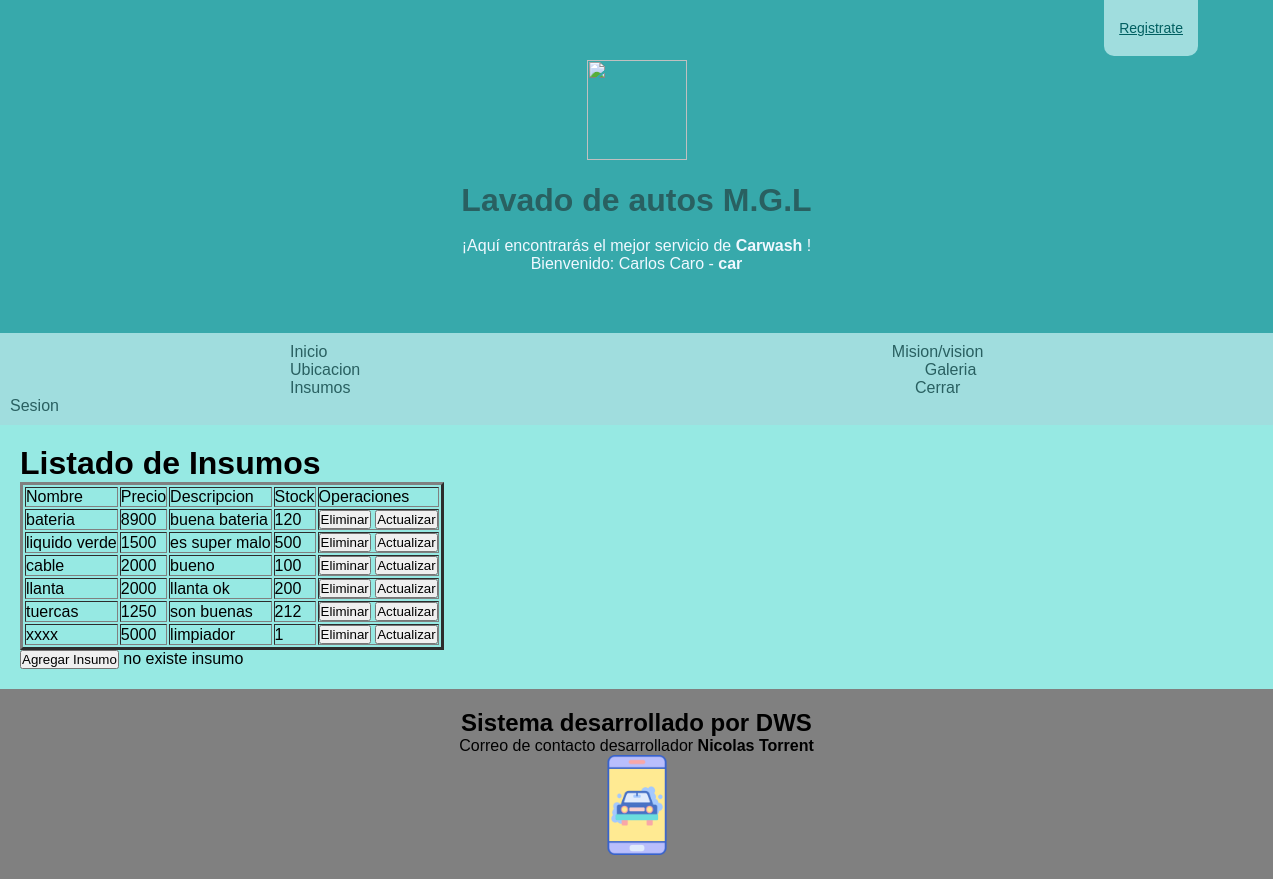
Screenshot of /buscar/1/ (signed in) with the database file from the repository.
### myCar/models.py (models this page shows, shortened)
class Insumos(models.Model):
    nombre = models.CharField(max_length=120, primary_key=True)
    precio = models.IntegerField()
    descripcion = models.TextField()
    stock = models.IntegerField()

### myCar/views.py (the view)
# urls.py: path('buscar/<id>/',buscar,name='BUSCAR'),
@login_required(login_url='/login/')
def buscar(request,id):
    try:
        insumo = Insumos.objects.get(nombre=id)
        return render(request,'web/formulario_insumo_mod.html',{'insumo':insumo})
    except:
        msg='no existe insumo'
    lista = Insumos.objects.all()
    return render(request,'web/admin_insumos.html',{'lista_insumos':lista,'msg':msg})

### myCar/templates/web/admin_insumos.html (shortened to what this page needs)
{% extends "web/base.html" %} {% load static%} {% block contenido %}
<div class="formularios">
    <h1>Listado de Insumos</h1>
    <table border="3">
        <tr>
            <td>Nombre</td>
            <td>Precio</td>
            <td>Descripcion</td>
            <td>Stock</td>
            <td>Operaciones</td>
        </tr>
        {% for item in lista_insumos %}
        <tr>
            <td>{{item.nombre}}</td>
            <td>{{item.precio}}</td>
            <td>{{item.descripcion}}</td>
            <td>{{item.stock}}</td>
            <td>
                <input type="button" value="Eliminar" onclick="eliminar('{{item.nombre}}')">
                <input type="button" value="Actualizar" onclick="actualizar('{{item.nombre}}')">
            </td>
        </tr>
        {% endfor %}
    </table>
    <input type="button" value="Agregar Insumo" onclick="ir()"> {{msg}}
</div>
{% endblock contenido %}

### myCar/templates/web/base.html (shortened to what this page needs)
{% load static %}
<!DOCTYPE html>
<html lang="en">
<head>
    <link rel="stylesheet" href="{% static 'estilo.css' %}">
</head>
<body>
    <div class="header logo_header">
        <a class="logo_prin" href="Index.html"><img src="{% static 'archivos utiles/iconos-pack2/iconos-pack2/png/050-car-wash-6.png' %}" width="100" height="100"></a>
        <a href="Index.html" class="index">
            <h1> Lavado de autos M.G.L </h1>
        </a>
        <a href="{% url 'REG' %}" class="registro"> Registrate</a>
        <p>¡Aquí encontrarás el mejor servicio de <b> Carwash </b>! </p>
        {% if user.is_authenticated %}
            <p>Bienvenido: {{user.first_name}} {{user.last_name}} - <b>{{user.username}}</b></p>
        {% endif %}
    </div>
    <div class="navegarbar">
        <a href="{% url 'INDEX' %}">Inicio </a>
        <a href="{% url 'MYV' %}">Mision/vision </a>
        <a href="">Ubicacion</a>
        <a href="{% url 'GALE' %}">Galeria </a>
        <a href="{% url 'INSUMOS' %}">Insumos </a>
        {% if user.is_authenticated %}
            <a href="{% url 'LOGOUT' %}">Cerrar Sesion</a>
        {% else %}
            <a href="{% url 'LOGIN' %}">Login</a>
        {% endif %}
    </div>
    {% block contenido %}
    {% endblock contenido %}
    <footer>
        <div class="footer">
            <h2>Sistema desarrollado por DWS </h2>
            <p>Correo de contacto desarrollador <b> Nicolas Torrent </b>
                <a class="logo_prin"><img src="{% static 'archivos utiles/iconos-pack2/iconos-pack2/png/008-car-wash-1.png' %}" width="100" height="100"> </a>
            </p>
        </div>
    </footer>
</body>
</html>

### myCar/static/estilo.css (style rules this page uses)
* { margin: 0; padding: 0; box-sizing: border-box; }
body { font-family: Arial, Helvetica, sans-serif; margin: 0; }
.logo_prin { display: block; margin-left: auto; margin-right: auto; }
.header { padding: 60px; text-align: center; background: #37A9AB; color: aliceblue; }
.navegarbar { padding: 10px; display: flow-root; background: #A0DDDE; }
.navegarbar a { color: #296061; text-decoration: none; padding: 10px 280px; text-align: center; }
.index { color: #296061; text-decoration: none; padding: 10px 280px; text-align: center; }
.registro { display: inline-block; padding: 20px 15px; background: #A0DDDE; color: #005F61 !important; font-size: 14px; position: absolute; top: 0; right: 75px; -webkit-border-bottom-right-radius: 10px; -webkit-border-bottom-left-radius: 10px; -moz-border-radius-bottomright: 10px; -moz-border-radius-bottomleft: 10px; border-bottom-right-radius: 10px; border-bottom-left-radius: 10px; }
.formularios { flex: auto; background: #96E9E3; padding: 20px; }
.footer { text-align: center; padding: 20px; background-color: gray; height: auto; }

### rows the page displays
Insumos: nombre "bateria", precio "8900", descripcion "buena bateria", stock "120"
Insumos: nombre "liquido verde", precio "1500", descripcion "es super malo", stock "500"
Insumos: nombre "cable", precio "2000", descripcion "bueno", stock "100"
Insumos: nombre "llanta", precio "2000", descripcion "llanta ok", stock "200"
Insumos: nombre "tuercas", precio "1250", descripcion "son buenas", stock "212"
Insumos: nombre "xxxx", precio "5000", descripcion "limpiador", stock "1"

### other values shown
{{ user.first_name }} "Carlos"
{{ user.last_name }} "Caro"
{{ user.username }} "car"
{{ msg }} "no existe insumo"
